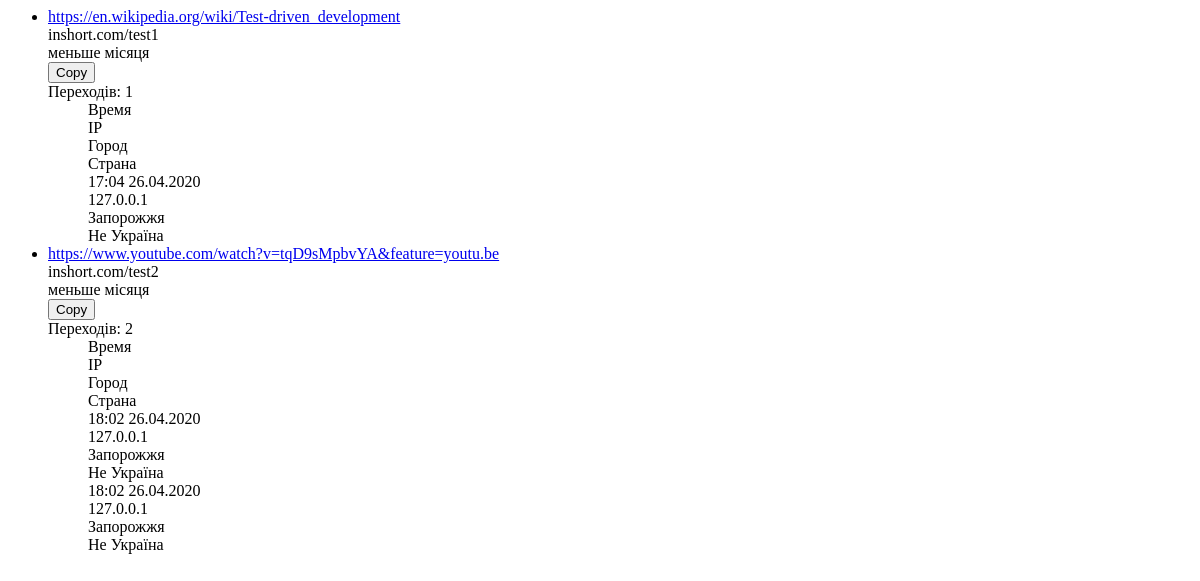
The app's page /urls/my (signed in), older data.
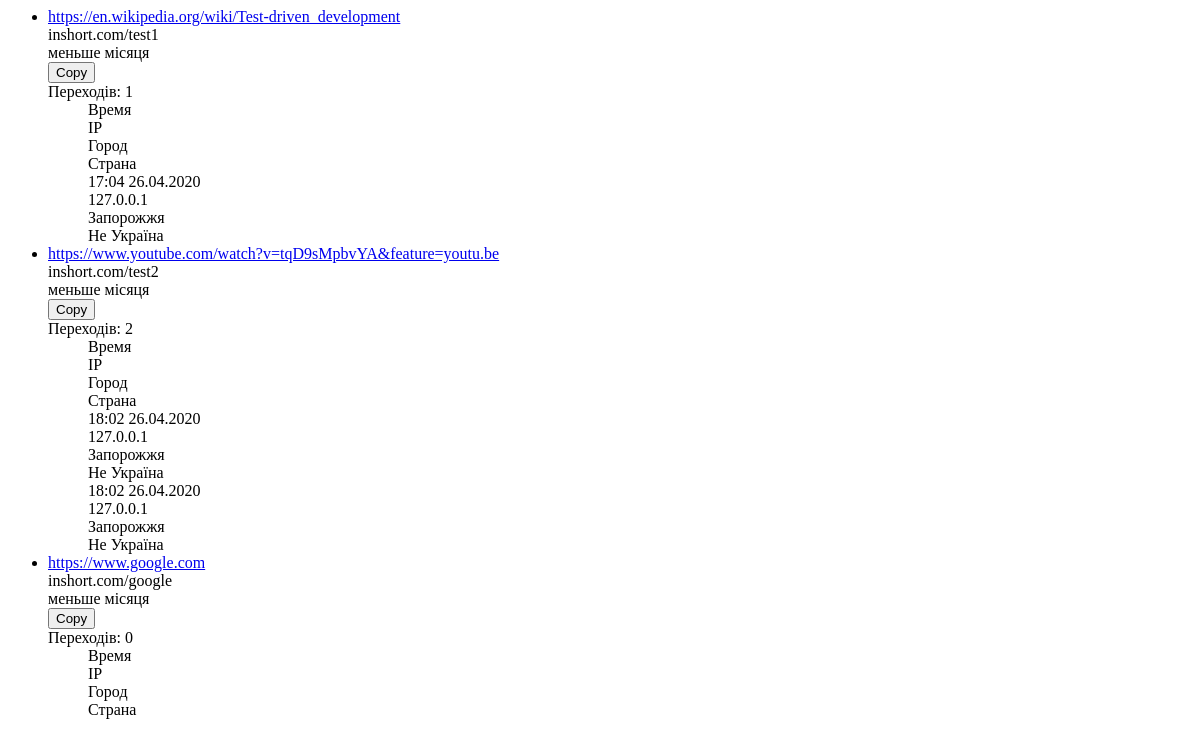
The same page, newer data.
### custom_urls/models.py (models this page shows, shortened)
class CustomUrl(models.Model):
    owner           = models.ForeignKey(
        User, null=True, blank=True, max_length=20, on_delete=models.CASCADE)
    session         = models.ForeignKey(
        Session, null=True, blank=True, on_delete=models.SET_NULL)
    long_url        = models.URLField(max_length=2000)
    short_url       = models.CharField(primary_key=True, unique=True, max_length=20)
    creation_date   = models.DateTimeField(auto_now=True)
    expiration_date = models.DateTimeField(
        null=True, default=get_default_expire_date)
    is_active       = models.BooleanField()
    class Meta:
        ordering = ["owner", "expiration_date"]

class Visit(models.Model):
    custom_url = models.ForeignKey(CustomUrl, on_delete=models.CASCADE)
    datetime = models.DateTimeField(auto_now=True)
    visitor_ip = models.GenericIPAddressField(null=True)
    visitor_location = models.CharField(null=True, max_length=200)
    class Meta:
        ordering = ["custom_url__owner", "datetime"]

### custom_urls/views.py (the view)
# urls.py: path('my', views.user_urls, name="user_urls"),
def user_urls(request):
    if request.user.is_authenticated:
        custom_urls = get_list_or_404(
            CustomUrl, owner__username=request.user.username)
    else:
        if not request.session.session_key:
            raise Http404()
        custom_urls = get_list_or_404(
            CustomUrl, session__pk=request.session.session_key)
    context = {'user_urls': custom_urls}
    return render(request, 'urls/user_urls.html', context)

### custom_urls/templates/urls/user_urls.html
<ul class="accordion-menu">
    {% load tz %}
    {% for url in user_urls %}
    <li class="for_border">
        <div class="col-6 col-md-3 word-break">
            <a href="{{ url.long_url }}"> {{ url.long_url }} </a>
        </div>
        <div id='copyTarget{{ forloop.counter }}'class="col-6 col-md-2  ">
            inshort.com/{{ url.short_url }}
        </div>
        <div class="col-6 col-md-3  ">
            меньше місяця
        </div>
        <div onclick="copyToClipboard('copyTarget{{ forloop.counter }}')" class="col-6 col-md-2">
            <button>Copy</button>
        </div>
        <div class="dropdownlink row" >
            <div class="col-5 col-md-2  for_border_item4">
                Переходів: <a>{{ url.visit_set.count }}</a>
            </div>
        </div>
        <ul class="submenuItems">
            <div class="row title">
                <div class="col-6 col-md-3">
                    Время
                </div>
                <div class="col-6 col-md-3">
                    IP
                </div>
                <div class="col-6 col-md-3">
                    Город
                </div>
                <div class="col-6 col-md-3">
                    Страна
                </div>
                {% for visit in url.visit_set.all %}
                <div class="row title">
                    <div class="col-6 col-md-3">
                        {% timezone "Europe/Kiev" %}
                        {{ visit.datetime | date:"H:i d.m.Y" }}
                        {% endtimezone %}
                    </div>
                    <div class="col-6 col-md-3">
                       {{ visit.visitor_ip }}
                    </div>
                    <div class="col-6 col-md-3">
                        Запорожжя
                    </div>
                    <div class="col-6 col-md-3">
                        Не Україна
                    </div>
                </div>
                {% endfor %}
        </ul>
    </li>
    {% endfor %}
</ul>

Row changes from the older to the newer data that the page shows:
added CustomUrl: long_url "https://www.google.com", short_url "google", visit_set.count "0"
